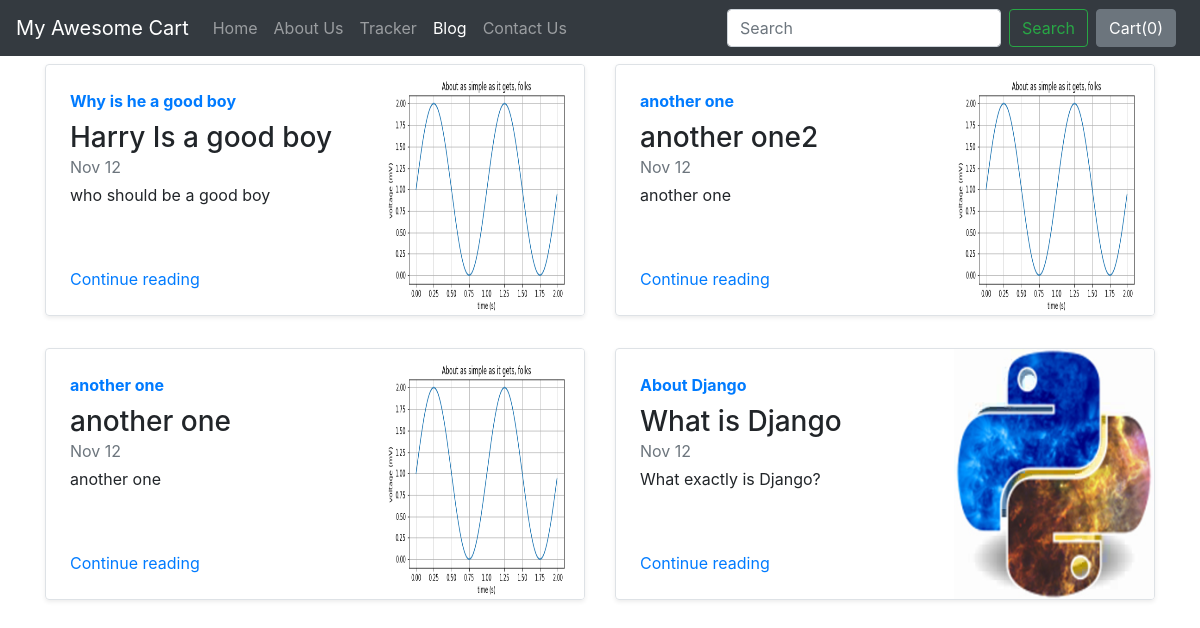
/blog/, run on an earlier commit of the app's database.
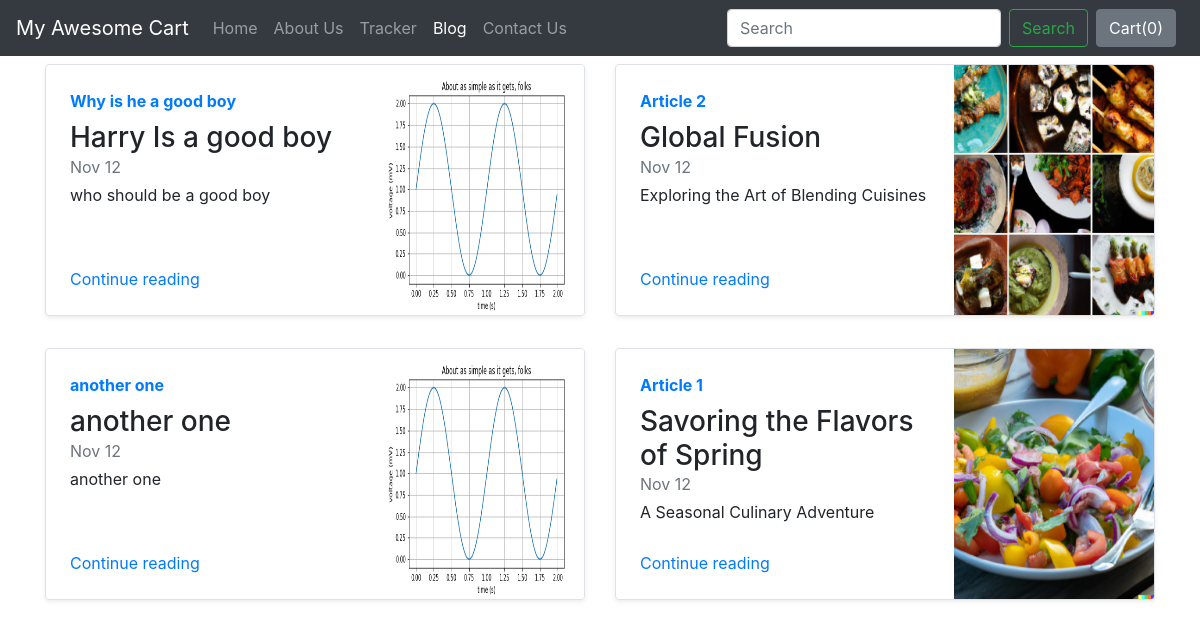
And on a later commit of the database.
### blog/models.py (models this page shows)
class Blogpost(models.Model):
    post_id = models.AutoField(primary_key=True)
    title = models.CharField(max_length=50)
    head0 = models.CharField(max_length=500, default="")
    chead0 = models.CharField(max_length=5000, default="")
    head1 = models.CharField(max_length=500, default="")
    chead1 = models.CharField(max_length=5000, default="")
    head2 = models.CharField(max_length=500, default="")
    chead2 = models.CharField(max_length=5000, default="")
    pub_date = models.DateField()
    thumbnail = models.ImageField(upload_to='shop/images', default="")
    def __str__(self):
        return str(self.title)

### blog/views.py (the view)
# urls.py: path("", views.index, name="blogHome"),
def index(request):
    myposts = Blogpost.objects.all()
    print(myposts)
    return render(request, 'blog/index.html',
                  {'myposts': myposts})

### blog/templates/blog/index.html
{% extends 'blog/basic.html' %}
{% block body %}
<div class="container">
<div class="row my-2">
    {% for item in myposts %}
        <div class="col-md-6">
            <div
                class="row no-gutters border rounded overflow-hidden flex-md-row mb-4 shadow-sm h-md-250 position-relative">
                <div class="col p-4 d-flex flex-column position-static">
                    <strong class="d-inline-block mb-2 text-primary">{{item.head0}}</strong>
                    <h3 class="mb-0">{{item.title}}</h3>
                    <div class="mb-1 text-muted">Nov 12</div>
                    <p class="card-text mb-auto">{{item.head1}}</p>
                    <a href="blogpost/{{item.post_id}}" class="stretched-link">Continue reading</a>
                </div>
                <div class="col-auto d-none d-lg-block">
                    <img src="/media/{{item.thumbnail}}" class="bd-placeholder-img" width="200" height="250"
                        aria-label="Placeholder: Thumbnail"/>
                </div>
            </div>
        </div>
{% if forloop.counter|divisibleby:2 %}
    </div><div class="row my-2">
    {% endif %}
    {% endfor %}
</div>
{% endblock %}

### blog/templates/blog/basic.html (shortened to what this page needs)
<!doctype html>
<html lang="en">
  <head>
    <link rel="stylesheet" href="https://stackpath.bootstrapcdn.com/bootstrap/4.2.1/css/bootstrap.min.css">
  </head>
  <body>
    <nav class="navbar navbar-expand-lg navbar-dark bg-dark">
  <a class="navbar-brand" href="/shop">My Awesome Cart</a>
  <div class="collapse navbar-collapse" id="navbarSupportedContent">
    <ul class="navbar-nav mr-auto">
      <li class="nav-item">
        <a class="nav-link" href="/shop">Home <span class="sr-only">(current)</span></a>
      </li>
      <li class="nav-item">
        <a class="nav-link" href="/shop/about">About Us</a>
      </li>
      <li class="nav-item">
        <a class="nav-link" href="/shop/tracker">Tracker</a>
      </li>
      <li class="nav-item active">
        <a class="nav-link" href="/blog">Blog</a>
      </li>
       <li class="nav-item">
        <a class="nav-link" href="/shop/contact">Contact Us</a>
      </li>
    </ul>
    <form class="form-inline my-2 my-lg-0">
      <input class="form-control mr-sm-2" type="search" placeholder="Search" aria-label="Search">
      <button class="btn btn-outline-success my-2 my-sm-0" type="submit">Search</button>
    </form>
    <button type="button" class="btn btn-secondary mx-2" id="popcart" data-container="body" data-toggle="popover" data-placement="bottom" data-html="true" data-content="Vivamus
sagittis lacus vel augue laoreet rutrum faucibus.">
  Cart(<span id="cart">0</span>)
</button>
  </div>
</nav>
  {% block body %} {% endblock %}
  </body>
</html>

What changed in the data, as far as the page shows it:
removed Blogpost: head0 "another one", title "another one2", head1 "another one", thumbnail (picture)
removed Blogpost: head0 "About Django", title "What is Django", head1 "What exactly is Django?", thumbnail (picture)
added Blogpost: head0 "Article 2", title "Global Fusion", head1 "Exploring the Art of Blending Cuisines", thumbnail (picture)
added Blogpost: head0 "Article 1", title "Savoring the Flavors of Spring", head1 "A Seasonal Culinary Adventure", thumbnail (picture)
